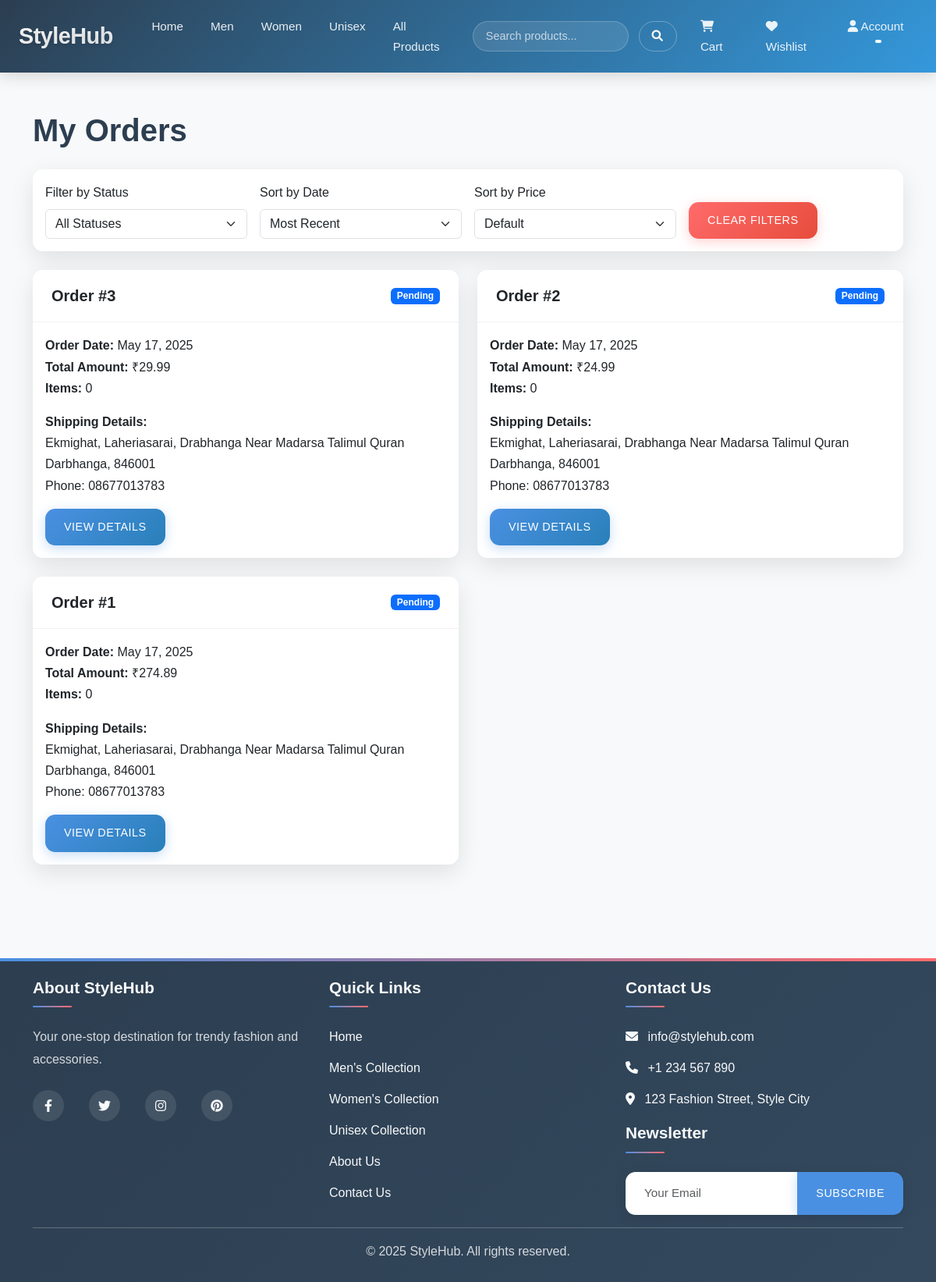
The page /order-history/ (signed in) on the database its author committed.
### store/models.py (models this page shows, shortened)
class Order(models.Model):
    user = models.ForeignKey(User, on_delete=models.CASCADE)
    created_at = models.DateTimeField(auto_now_add=True)
    shipping_address = models.TextField()
    city = models.CharField(max_length=100)
    postal_code = models.CharField(max_length=20)
    phone = models.CharField(max_length=20)
    total_amount = models.DecimalField(max_digits=10, decimal_places=2)
    status = models.CharField(max_length=20, choices=[
        ('pending', 'Pending'),
        ('processing', 'Processing'),
        ('shipped', 'Shipped'),
        ('delivered', 'Delivered'),
        ('cancelled', 'Cancelled')
    ], default='pending')

### store/views.py (the view)
# urls.py: path('order-history/', views.order_history, name='order_history'),
@login_required
def order_history(request):
    try:
        status_filter = request.GET.get('status', '')
        date_filter = request.GET.get('date', '')
        price_sort = request.GET.get('price_sort', '')
        print(f"Status filter: {status_filter}")
        print(f"Date filter: {date_filter}")
        print(f"Price sort: {price_sort}")
        orders = Order.objects.filter(user=request.user)
        if status_filter:
            orders = orders.filter(status=status_filter)
            print(f"Filtered by status: {status_filter}")
        if date_filter == 'oldest':
            orders = orders.order_by('created_at')
            print("Ordered by oldest first")
        else:
            orders = orders.order_by('-created_at')
            print("Ordered by most recent")
        if price_sort == 'low_to_high':
            orders = orders.order_by('total_amount')
            print("Sorted by price: low to high")
        elif price_sort == 'high_to_low':
            orders = orders.order_by('-total_amount')
            print("Sorted by price: high to low")
        print(f"Number of orders: {orders.count()}")
        categories = Category.objects.all()
        context = {
            'orders': orders,
            'categories': categories,
            'current_status': status_filter,
            'current_date': date_filter,
            'current_price_sort': price_sort
        }
        return render(request, 'store/order_history.html', context)
    except Exception as e:
        print(f"Error in order_history view: {str(e)}")
        messages.error(request, f'Error loading order history: {str(e)}')
        return redirect('store:home')

### templates/store/order_history.html (shortened to what this page needs)
{% extends 'store/base.html' %}
{% block content %}
<div class="container py-5">
    <h1 class="mb-4">My Orders</h1>
    <div class="card mb-4">
        <div class="card-body">
            <form method="get" action="{% url 'store:order_history' %}" class="row g-3">
                <div class="col-md-3">
                    <label for="status" class="form-label">Filter by Status</label>
                    <select name="status" id="status" class="form-select" onchange="this.form.submit()">
                        <option value="">All Statuses</option>
                    </select>
                </div>
                <div class="col-md-3">
                    <label for="date" class="form-label">Sort by Date</label>
                    <select name="date" id="date" class="form-select" onchange="this.form.submit()">
                        <option value="recent" {% if current_date != 'oldest' %}selected{% endif %}>Most Recent</option>
                    </select>
                </div>
                <div class="col-md-3">
                    <label for="price_sort" class="form-label">Sort by Price</label>
                    <select name="price_sort" id="price_sort" class="form-select" onchange="this.form.submit()">
                        <option value="">Default</option>
                    </select>
                </div>
                <div class="col-md-3 d-flex align-items-end">
                    <a href="{% url 'store:order_history' %}" class="btn btn-secondary">Clear Filters</a>
                </div>
            </form>
        </div>
    </div>
    {% if orders %}
        <div class="row">
            {% for order in orders %}
                <div class="col-md-6 mb-4">
                    <div class="card h-100">
                        <div class="card-header d-flex justify-content-between align-items-center">
                            <h5 class="mb-0">Order #{{ order.id }}</h5>
                            <span class="badge {% if order.status == 'delivered' %}bg-success{% elif order.status == 'cancelled' %}bg-danger{% elif order.status == 'processing' %}bg-warning{% elif order.status == 'shipped' %}bg-info{% else %}bg-primary{% endif %}">
                                {{ order.status|title }}
                            </span>
                        </div>
                        <div class="card-body">
                            <div class="mb-3">
                                <strong>Order Date:</strong> {{ order.created_at|date:"F j, Y" }}<br>
                                <strong>Total Amount:</strong> ₹{{ order.total_amount }}<br>
                                <strong>Items:</strong> {{ order.items.count }}
                            </div>
                            <div class="mb-3">
                                <strong>Shipping Details:</strong><br>
                                {{ order.shipping_address }}<br>
                                {{ order.city }}, {{ order.postal_code }}<br>
                                Phone: {{ order.phone }}
                            </div>
                            <div class="mt-3">
                                <a href="{% url 'store:order_confirmation' order.id %}" class="btn btn-primary">View Details</a>
                            </div>
                        </div>
                    </div>
                </div>
            {% endfor %}
        </div>
    {% endif %}
</div>
{% endblock %}

### static/css/style.css (style rules this page uses)
:root { --primary-color: #4a90e2; --secondary-color: #ff6b6b; --accent-color: #2ecc71; --dark-color: #2c3e50; --light-color: #f8f9fa; --success-color: #2ecc71; --border-radius: 0.8rem; --box-shadow: 0 10px 30px rgba(0, 0, 0, 0.1); --transition: all 0.3s cubic-bezier(0.4, 0, 0.2, 1); --font-primary: 'Poppins', sans-serif; --font-heading: 'Poppins', sans-serif; }
body { font-family: var(--font-primary); line-height: 1.7; color: var(--dark-color); background-color: var(--light-color); min-height: 100vh; display: flex; flex-direction: column; overflow-x: hidden; }
h1, h2, h3, h4, h5, h6 { font-family: var(--font-heading); font-weight: 600; line-height: 1.3; }
a { text-decoration: none; transition: var(--transition); }
.card { border-radius: var(--border-radius); box-shadow: var(--box-shadow); border: none; transition: var(--transition); overflow: hidden; background: #ffffff; }
.card-header { border-bottom: 1px solid rgba(0, 0, 0, 0.05); padding: 1.25rem 1.5rem; font-weight: 600; background-color: #fff; }
.btn { padding: 0.8rem 1.5rem; font-weight: 500; border-radius: var(--border-radius); transition: var(--transition); position: relative; overflow: hidden; z-index: 1; border: none; text-transform: uppercase; letter-spacing: 0.5px; font-size: 0.9rem; }
.btn::after { content: ''; position: absolute; bottom: 0; left: 0; width: 100%; height: 100%; background-color: rgba(255, 255, 255, 0.1); transform: scaleX(0); transform-origin: right; transition: transform 0.3s ease; z-index: -1; }
.btn-primary { background: linear-gradient(135deg, var(--primary-color), #2980b9); color: #fff; box-shadow: 0 4px 15px rgba(74, 144, 226, 0.3); }
.btn-secondary { background: linear-gradient(135deg, var(--secondary-color), #e74c3c); color: #fff; box-shadow: 0 4px 15px rgba(255, 107, 107, 0.3); }

### rows shown on the page
Order: id "3", status "Pending", created_at "May 17, 2025", total_amount "29.99", items.count "0", shipping_address "Ekmighat, Laheriasarai, Drabhanga Near Madarsa Talimul Quran", city "Darbhanga", postal_code "846001", phone "08677013783"
Order: id "2", status "Pending", created_at "May 17, 2025", total_amount "24.99", items.count "0", shipping_address "Ekmighat, Laheriasarai, Drabhanga Near Madarsa Talimul Quran", city "Darbhanga", postal_code "846001", phone "08677013783"
Order: id "1", status "Pending", created_at "May 17, 2025", total_amount "274.89", items.count "0", shipping_address "Ekmighat, Laheriasarai, Drabhanga Near Madarsa Talimul Quran", city "Darbhanga", postal_code "846001", phone "08677013783"
